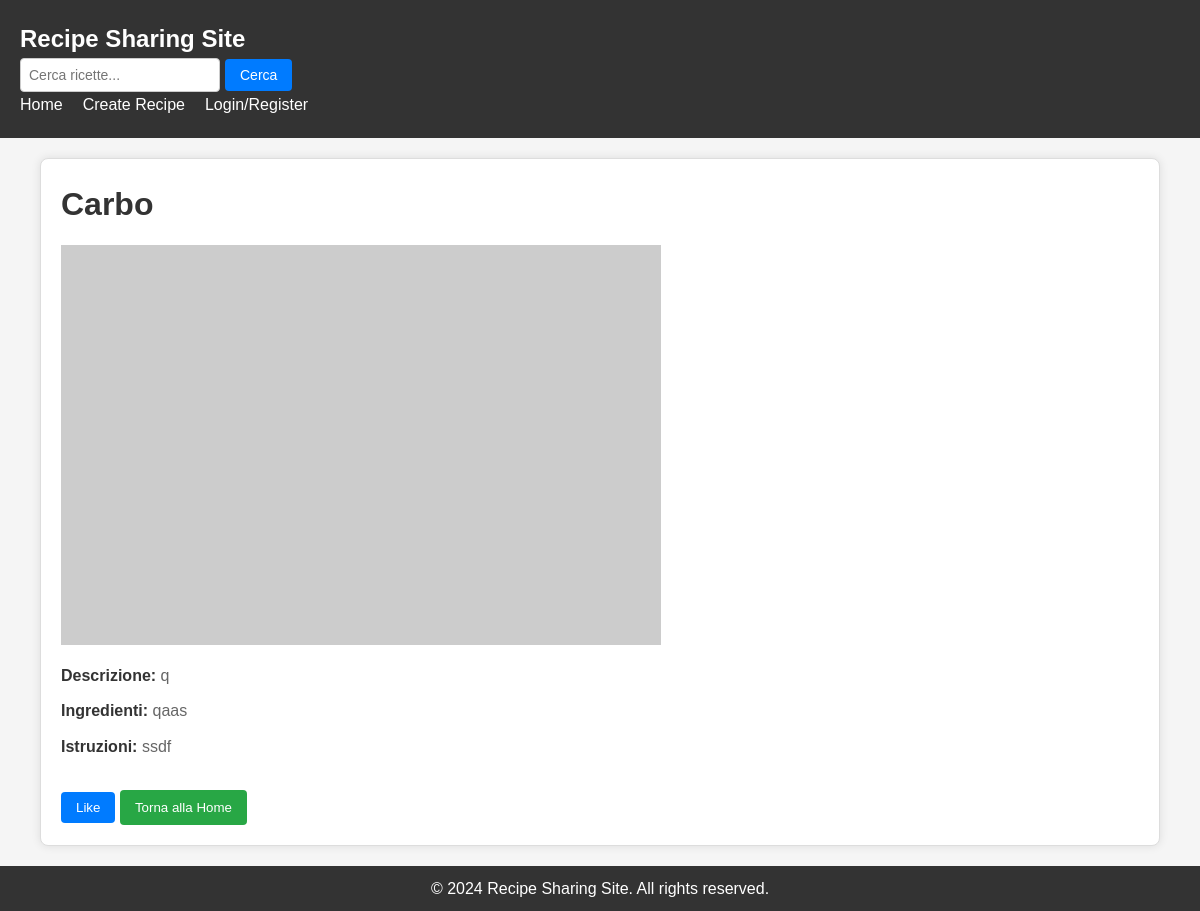
The page /recipe/3/ on the database as committed earlier.
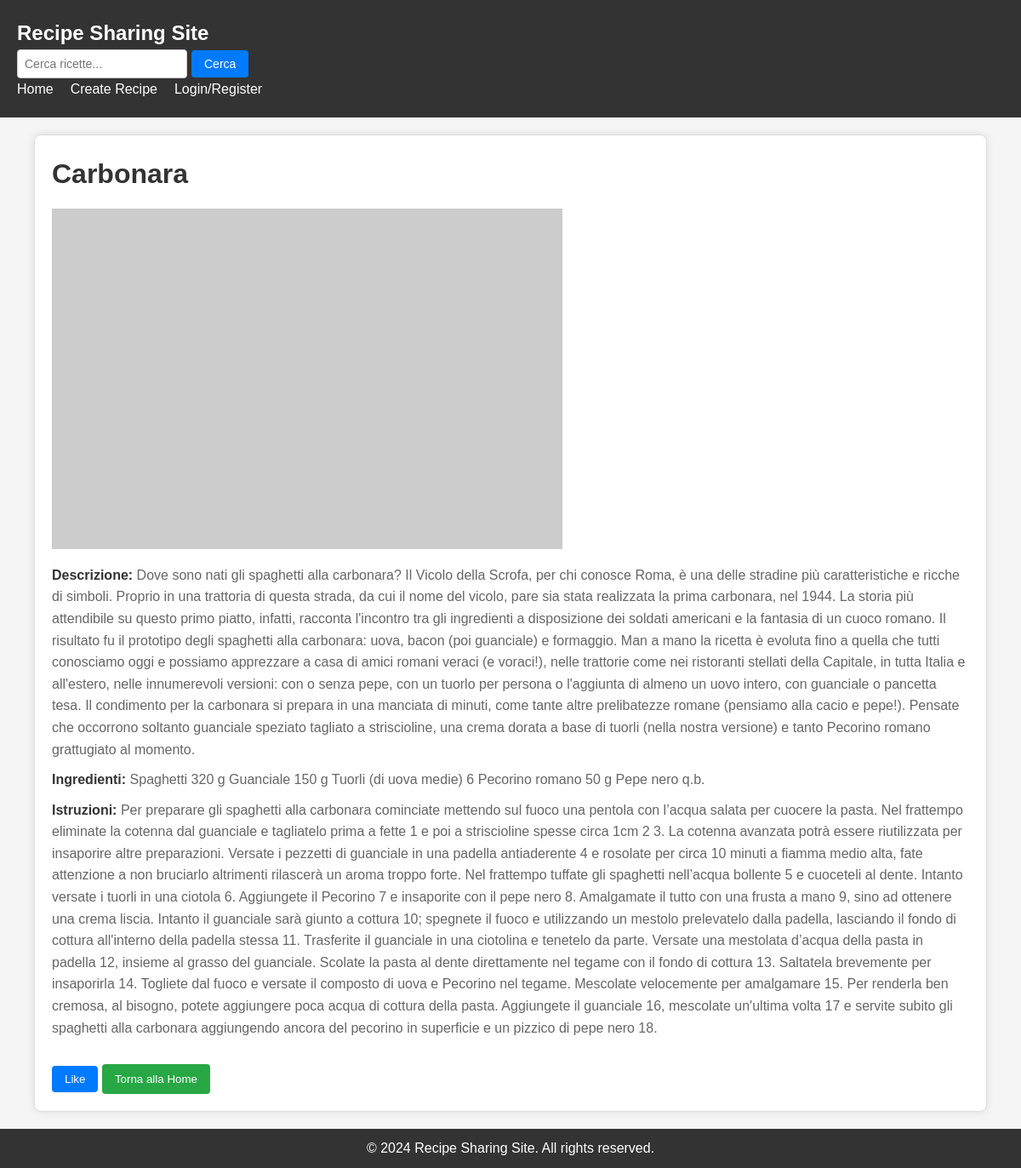
The same page on the database as committed later.
### recipes/models.py (models this page shows, shortened)
class Recipe(models.Model):
    title = models.CharField(max_length=200)
    description = models.TextField()
    ingredients = models.TextField()
    instructions = models.TextField()
    prep_time = models.IntegerField()
    cook_time = models.IntegerField()
    author = models.ForeignKey(User, on_delete=models.CASCADE,related_name='recipes')
    created_at = models.DateTimeField(auto_now_add=True)
    updated_at = models.DateTimeField(auto_now=True)
    likes = models.ManyToManyField(User, related_name='liked_recipes', blank=True)

### recipes/views.py (the view, shortened to what this page needs)
# urls.py: path('recipe/<int:pk>/', views.recipe_detail, name='recipe_detail'),
def recipe_detail(request, pk):
    recipe = get_object_or_404(Recipe, pk=pk)
    context = {
        'recipe': recipe,
    }
    return render(request, 'recipes/recipe_detail.html', context)

### recipes/templates/recipes/recipe_detail.html (shortened to what this page needs)
{% extends 'base_generic.html' %}
{% block content %}
<div class="container">
    <div class="recipe-detail">
        <h1>{{ recipe.title }}</h1>
        <p><img src="https://placehold.co/600x400" alt="{{ recipe.title }}"></p>
        <p><strong>Descrizione:</strong> {{ recipe.description }}</p>
        <p><strong>Ingredienti:</strong> {{ recipe.ingredients }}</p>
        <p><strong>Istruzioni:</strong> {{ recipe.instructions }}</p>
        <form action="{% url 'recipe_detail' recipe.id %}" method="post">
        <button type="submit" class="like-btn">
          {% if request.user in recipe.likes.all %}
            Unlike
          {% else %}
            Like
          {% endif %}
        </button>
      </form>
        <form action="{% url 'home' %}" method="get">
            <button type="submit" class="btn">Torna alla Home</button>
        </form>
    </div>
</div>
{% endblock %}

Rows that differ between the two databases and show on the page:
changed Recipe: title "Carbo" → "Carbonara"; description "q" → "Dove sono nati gli spaghetti alla carbonara? Il Vicolo della Scrofa, per chi conosce Roma, è una delle stradine più caratteristiche e ricche di simboli. Proprio in una trattoria di questa strada, da cui il nome del vicolo, pare sia stata realizzata la prima carbonara, nel 1944. La storia più attendibile su questo primo piatto, infatti, racconta l'incontro tra gli ingredienti a disposizione dei soldati americani e la fantasia di un cuoco romano. Il risultato fu il prototipo degli spaghetti alla carbonara: uova, bacon (poi guanciale) e formaggio. Man a mano la ricetta è evoluta fino a quella che tutti conosciamo oggi e possiamo apprezzare a casa di amici romani veraci (e voraci!), nelle…"; ingredients "qaas" → "Spaghetti 320 g Guanciale 150 g Tuorli (di uova medie) 6 Pecorino romano 50 g Pepe nero q.b."; instructions "ssdf" → "Per preparare gli spaghetti alla carbonara cominciate mettendo sul fuoco una pentola con l’acqua salata per cuocere la pasta. Nel frattempo eliminate la cotenna dal guanciale e tagliatelo prima a fette 1 e poi a striscioline spesse circa 1cm 2 3. La cotenna avanzata potrà essere riutilizzata per insaporire altre preparazioni. Versate i pezzetti di guanciale in una padella antiaderente 4 e rosolate per circa 10 minuti a fiamma medio alta, fate attenzione a non bruciarlo altrimenti rilascerà un aroma troppo forte. Nel frattempo tuffate gli spaghetti nell’acqua bollente 5 e cuoceteli al dente. Intanto versate i tuorli in una ciotola 6. Aggiungete il Pecorino 7 e insaporite con il pepe nero 8.…"
